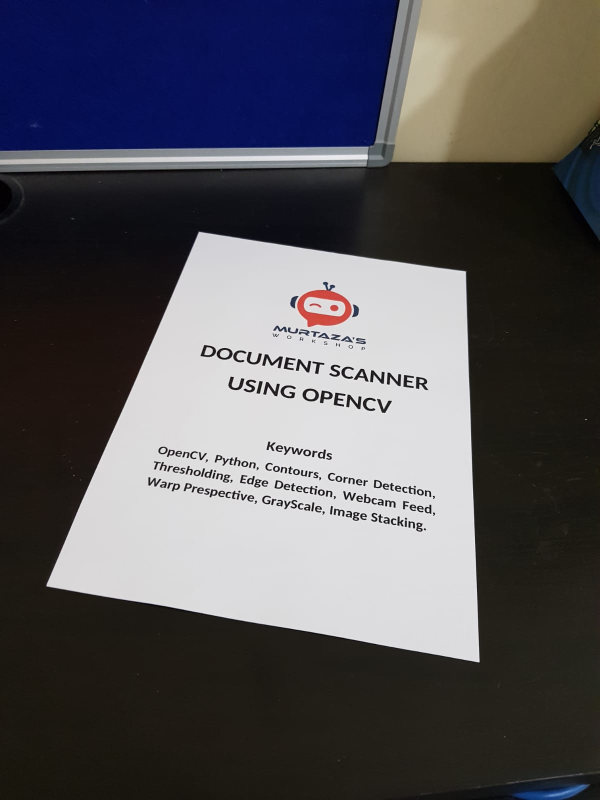
#> input picture Resources/1.jpg, 1200 x 1600 px, given in place of the camera (shown at 1/2 size)
$ jupyter execute 'OpenCV Basic Functions-Contour Area.ipynb'   (text cells are left out)
#> lines starting #> are read from the running program, lines starting #| are printed output that depends on the picture; after the words box and inside, x2 and y2 are one past the last pixel; in counts of white or black regions, pixels touching at a corner belong together
[cell 1]
import cv2
import numpy as np
import imutils

[cell 2]
cap=cv2.VideoCapture(0)  # 30 sec to open camera
#cap = cv2.VideoCapture("Resources/test_video.mp4")
cap.set(3,640)
cap.set(4,480)

[cell 3]
while True:
    _,frame = cap.read() # if feed exist capture it else return false
#> frame is the input picture: shape (1600, 1200, 3); mean B, G, R 89.7, 85.2, 86.8
    hsv = cv2.cvtColor(frame, cv2.COLOR_BGR2HSV)
#> hsv: shape (1600, 1200, 3); mean H, S, V 64.3, 77.4, 97.1
    lower_blue = np.array([90,60,0])
    upper_blue = np.array([121,255,255])

    mask = cv2.inRange(hsv,lower_blue,upper_blue)
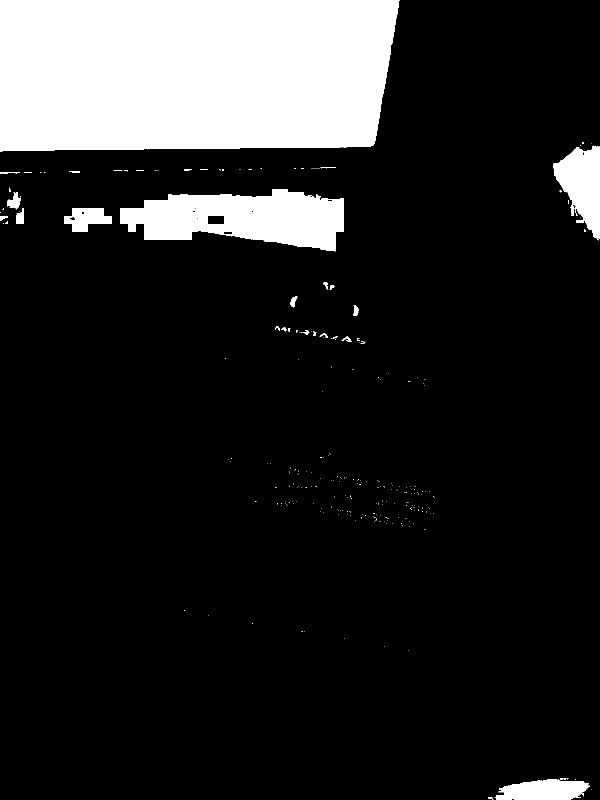
#> mask: shape (1600, 1200) (shown at 1/2 size); 15.1% white; 271 white regions (241 under 20 px)

    cnts = cv2.findContours(mask, cv2.RETR_TREE, cv2.CHAIN_APPROX_SIMPLE)
#> cnts = 306 contours, 280 with area under 20; largest, box (x1, y1, x2, y2) and area: (0, 0, 799, 303) 229210, (240, 378, 688, 503) 36842, (1106, 291, 1200, 481) 10368, (989, 1558, 1180, 1600) 5787, (128, 416, 224, 464) 2904
    cnts = imutils.grab_contours(cnts)

    for c in cnts:
        area = cv2.contourArea(c)
        cv2.drawContours(frame,[c],-1, (0,255,0), 3)

        M= cv2.moments(c)
#> this loop made 306 passes
#> area on pass 5: 5787
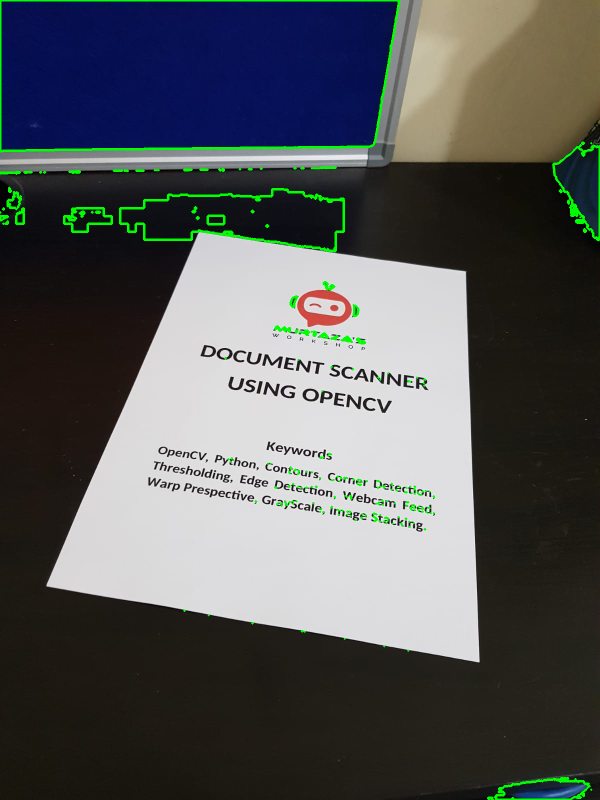
#> frame: shape (1600, 1200, 3) (shown at 1/2 size); 1.54% of pixels changed, all inside (x1, y1, x2, y2) = (0, 0, 1200, 1600)

    cv2.imshow('frame',frame)


    if cv2.waitKey(1) & 0xFF == ord('q'):
#> (key q is pressed here)
        break
cap.release()
cv2.destroyAllWindows()
